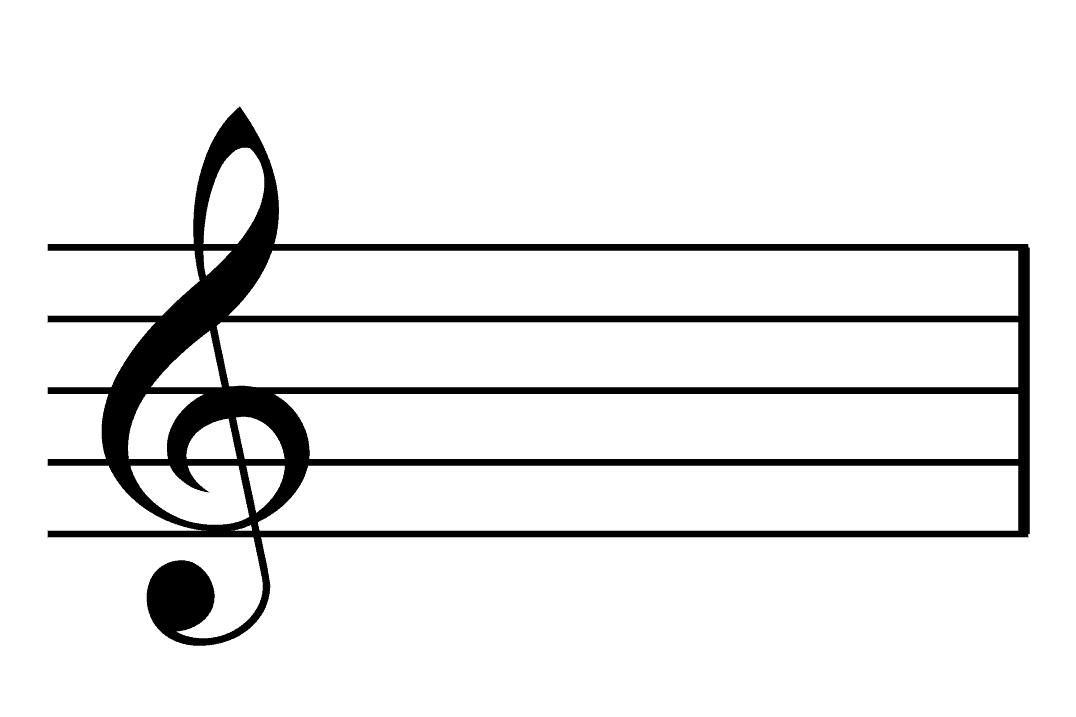
#> input picture treble.png, 1076 x 717 px
$ python generate_flashcards.py
#> lines starting #> are read from the running program, lines starting #| are printed output that depends on the picture
#!/usr/bin/env python3
"""
Musical Note Flashcard Generator
Creates printable flashcards for learning treble and bass clef notes.
"""

from PIL import Image, ImageDraw, ImageFont
import math
import os

# Constants (all measurements in pixels at 300 DPI)
DPI = 300
MM_TO_INCH = 1 / 25.4

# Flashcard dimensions (unfolded)
# Sized to fit 4x7 = 28 cards on one landscape A4 sheet
CARD_WIDTH_MM = 69  # 34.5mm folded in half
CARD_HEIGHT_MM = 27
CARD_WIDTH = int(CARD_WIDTH_MM * MM_TO_INCH * DPI)
CARD_HEIGHT = int(CARD_HEIGHT_MM * MM_TO_INCH * DPI)

# A4 dimensions (landscape orientation)
A4_WIDTH = int(297 * MM_TO_INCH * DPI)  # 297mm wide (landscape)
A4_HEIGHT = int(210 * MM_TO_INCH * DPI)  # 210mm tall (landscape)

# Print margins (in mm)
MARGIN_MM = 10
MARGIN = int(MARGIN_MM * MM_TO_INCH * DPI)

# Load background images
TREBLE_BG = None
BASS_BG = None

def load_backgrounds():
    """Load and cache the background images."""
    global TREBLE_BG, BASS_BG

    treble_path = "treble.png"
    bass_path = "bass-clef.png"

    def load_and_convert(path):
        """Load image and properly convert to black and white RGB."""
#> called with path = 'treble.png'
        img = Image.open(path)
#> img is the input picture: PIL image 1076x717 P; mean R, G, B, A 0, 0, 0, 21

        # Handle transparency by compositing onto white background
        if img.mode in ('RGBA', 'LA') or (img.mode == 'P' and 'transparency' in img.info):
            # Create white background
            background = Image.new('RGB', img.size, 'white')
#> background: PIL image 1076x717 RGB; every value is 255
            if img.mode == 'P':
                img = img.convert('RGBA')
            # Composite image onto white background
            background.paste(img, mask=img.split()[-1] if img.mode in ('RGBA', 'LA') else None)
            img = background
        else:
            img = img.convert('RGB')

        return img

    if os.path.exists(treble_path):
        TREBLE_BG = load_and_convert(treble_path)
    else:
        print(f"Warning: {treble_path} not found")

    if os.path.exists(bass_path):
        BASS_BG = load_and_convert(bass_path)
#> call 2 of load_and_convert, with path = 'bass-clef.png'
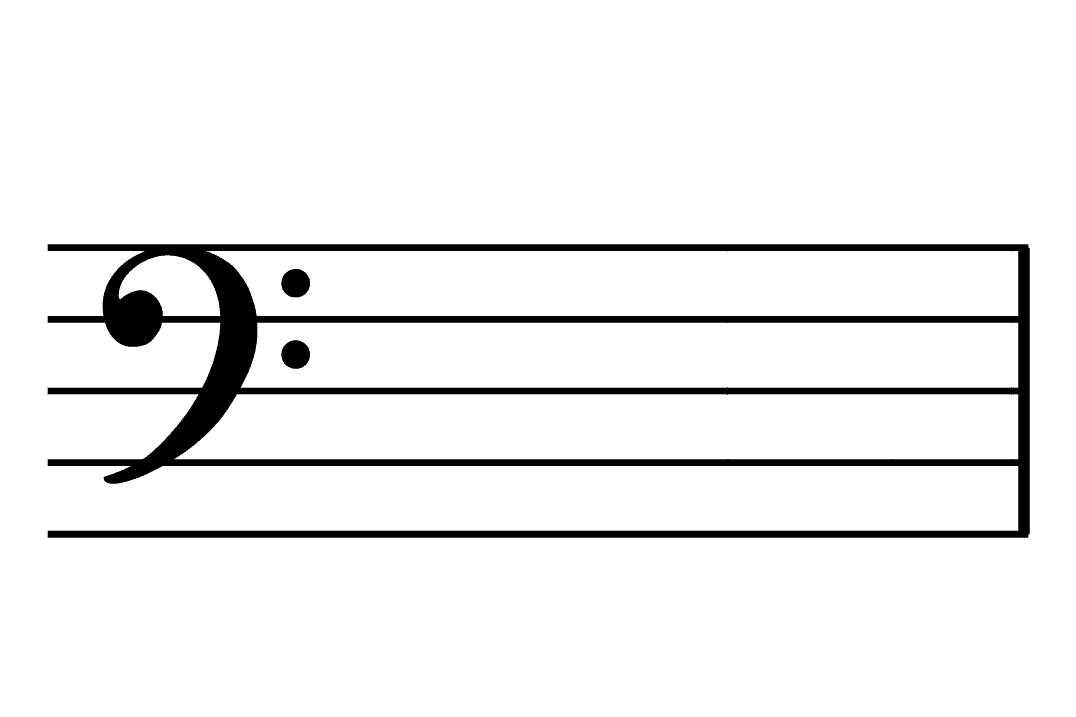
#> input picture bass-clef.png, 1076 x 717 px
#> in load_and_convert, img is the input picture: PIL image 1076x717 P; mean R, G, B, A 66.2, 104.5, 70.9, 16
    else:
        print(f"Warning: {bass_path} not found")


def get_stave_info(bg_image):
    """
    Analyze background image to find stave line positions.
    Returns the pixel positions of the 5 stave lines from top to bottom.
    """
    # The background images have staves with 5 lines
    # We need to detect these lines to properly position notes

    width, height = bg_image.size
    pixels = bg_image.load()

    # Scan vertically in the middle of the image to find black lines
    scan_x = width // 2
    lines = []
    in_line = False
    line_start = 0

    for y in range(height):
        pixel = pixels[scan_x, y]
        # Check if pixel is dark (black line)
        is_dark = sum(pixel[:3]) < 384  # Less than 128 average

        if is_dark and not in_line:
            in_line = True
            line_start = y
        elif not is_dark and in_line:
            in_line = False
            # Store the middle of the line
            lines.append((line_start + y) // 2)

    # We should have 5 lines
    if len(lines) >= 5:
        # Return the 5 most prominent lines
        return lines[:5]

    # Fallback: estimate line positions
    line_spacing = height // 6
    return [line_spacing * (i + 1) for i in range(5)]


def draw_note(draw, x, y, ledger_line=False):
    """Draw a note head (filled ellipse) and optionally a ledger line."""
    note_width = 38
    note_height = 28

    # Draw ledger line if needed
    if ledger_line:
        ledger_x_start = x - 25
        ledger_x_end = x + 25
        draw.line(
            [(ledger_x_start, y), (ledger_x_end, y)],
            fill='black',
            width=2
        )

    # Draw note head
    draw.ellipse(
        [(x - note_width//2, y - note_height//2),
         (x + note_width//2, y + note_height//2)],
        fill='black'
    )

    # Draw stem
    stem_y_start = y
    if(y>CARD_HEIGHT//2):
        stem_x = x + note_width//2
        stem_y_end = y - 80
    else:
        stem_x = x - note_width//2
        stem_y_end = y + 80
    draw.line(
        [(stem_x, stem_y_start), (stem_x, stem_y_end)],
        fill='black',
        width=6
    )


def create_flashcard(note_name, clef_type, position):
    """
    Create a single flashcard image.

    Args:
        note_name: Name of the note (e.g., "C", "D", "E")
        clef_type: "treble" or "bass"
        position: Vertical position (0 = bottom line, increases upward)
                 Negative values are below the stave, positive values above
    """
    img = Image.new('RGB', (CARD_WIDTH, CARD_HEIGHT), 'white')
    draw = ImageDraw.Draw(img)

    # Get the appropriate background image
    bg_image = TREBLE_BG if clef_type == "treble" else BASS_BG

    if bg_image:
        # Resize background to fit the left half of the card
        left_half_width = CARD_WIDTH // 2
        aspect_ratio = bg_image.height / bg_image.width
        new_height = int(left_half_width * aspect_ratio)

        # Center vertically
        if new_height > CARD_HEIGHT:
            new_height = CARD_HEIGHT
            new_width = int(new_height / aspect_ratio)
        else:
            new_width = left_half_width

        bg_resized = bg_image.resize((new_width, new_height), Image.Resampling.LANCZOS)

        # Paste background centered on left half
        paste_x = (left_half_width - new_width) // 2
        paste_y = (CARD_HEIGHT - new_height) // 2
        img.paste(bg_resized, (paste_x, paste_y))

        # Get stave line positions from the resized background
        stave_lines = get_stave_info(bg_resized)

        if len(stave_lines) >= 5:
            # Calculate note position
            # Position 0 = bottom line (line 4, index 4)
            # Position increases going up
            # Even positions = on lines, odd = in spaces

            bottom_line_y = stave_lines[4] + paste_y
            line_spacing = (stave_lines[4] - stave_lines[0]) / 4

            # Calculate y position
            note_y = bottom_line_y - position * (line_spacing / 2)

            # Note x position (right side of stave)
            # note_x = paste_x + new_width - 60
            note_x = CARD_WIDTH / 3.5

            # Determine if we need ledger lines
            needs_ledger = position < -1 or position > 9

            draw_note(draw, note_x, int(note_y), needs_ledger)

    # Draw fold line in the middle (dashed)
    middle_x = CARD_WIDTH // 2
    dash_length = 10
    gap_length = 5
    y = 0
    while y < CARD_HEIGHT:
        draw.line(
            [(middle_x, y), (middle_x, min(y + dash_length, CARD_HEIGHT))],
            fill='gray',
            width=1
        )
        y += dash_length + gap_length

    # RIGHT SIDE: Answer (rotated 180 degrees for flip-over)
    try:
        # Try to use a nice font, fall back to default if not available
        font = ImageFont.truetype("/System/Library/Fonts/Helvetica.ttc", 60)
    except:
        font = ImageFont.load_default()

    # Create text on a temporary image, then rotate it
    text = note_name
    bbox = draw.textbbox((0, 0), text, font=font)
    text_width = bbox[2] - bbox[0]
    text_height = bbox[3] - bbox[1]

    # Create temporary image for text
    text_img = Image.new('RGB', (text_width + 20, text_height + 20), 'white')
    text_draw = ImageDraw.Draw(text_img)
    text_draw.text((10, 10), text, fill='black', font=font)

    # Rotate 180 degrees
    text_img = text_img.rotate(180, expand=False)

    # Calculate position to center on right half
    text_x = middle_x + (CARD_WIDTH // 2 - text_img.width) // 2
    text_y = (CARD_HEIGHT - text_img.height) // 2

    # Paste the rotated text
    img.paste(text_img, (text_x, text_y))

    # Draw border (cut line) around the card
    draw.rectangle(
        [(0, 0), (CARD_WIDTH - 1, CARD_HEIGHT - 1)],
        outline='black',
        width=2
    )

    return img


# Note definitions
# Position values: 0 = bottom line, increases by 1 for each line/space going up
# Even numbers = lines, odd numbers = spaces

TREBLE_NOTES = [
    # Below stave
    ("C", -2),  # C below stave
    ("D", -1),  # D below stave
    # On stave
    ("E", 0),   # Bottom line
    ("F", 1),   # First space
    ("G", 2),   # Second line
    ("A", 3),   # Second space
    ("B", 4),   # Middle line
    ("C", 5),   # Third space
    ("D", 6),   # Fourth line
    ("E", 7),   # Fourth space
    ("F", 8),   # Top line
    # Above stave
    ("G", 9),   # Above stave
    ("A", 10),  # Above stave
]

BASS_NOTES = [
    # Below stave
    ("E", -2),  # E below stave
    ("F", -1),  # F below stave
    # On stave
    ("G", 0),   # Bottom line
    ("A", 1),   # First space
    ("B", 2),   # Second line
    ("C", 3),   # Second space
    ("D", 4),   # Middle line
    ("E", 5),   # Third space
    ("F", 6),   # Fourth line
    ("G", 7),   # Fourth space
    ("A", 8),   # Top line
    # Above stave
    ("B", 9),   # Above stave
    ("C", 10),  # Above stave
]


def arrange_on_a4(flashcards):
    """Arrange flashcards on A4 sheets with margins."""
    # Calculate printable area (after margins)
    printable_width = A4_WIDTH - (2 * MARGIN)
    printable_height = A4_HEIGHT - (2 * MARGIN)

    # Calculate how many cards fit on one sheet
    cards_per_row = printable_width // CARD_WIDTH
    cards_per_col = printable_height // CARD_HEIGHT
    cards_per_sheet = cards_per_row * cards_per_col

    print(f"Cards per sheet: {cards_per_sheet} ({cards_per_row} x {cards_per_col})")
    print(f"Print margin: {MARGIN_MM}mm on each side")

    sheets = []
    for sheet_num in range(0, len(flashcards), cards_per_sheet):
        sheet = Image.new('RGB', (A4_WIDTH, A4_HEIGHT), 'white')

        cards_on_sheet = flashcards[sheet_num:sheet_num + cards_per_sheet]

        for idx, card in enumerate(cards_on_sheet):
            row = idx // cards_per_row
            col = idx % cards_per_row

            # Add margin offset to position
            x = MARGIN + (col * CARD_WIDTH)
            y = MARGIN + (row * CARD_HEIGHT)

            sheet.paste(card, (x, y))

        sheets.append(sheet)

    return sheets


def main():
    """Generate all flashcards and arrange them on A4 sheets."""
    print("Generating musical note flashcards...")

    # Load background images
    load_backgrounds()

    flashcards = []

    # Generate treble clef cards
    print(f"Creating {len(TREBLE_NOTES)} treble clef flashcards...")
    for note_name, position in TREBLE_NOTES:
        card = create_flashcard(note_name, "treble", position)
        flashcards.append(card)
#> this loop made 13 passes
#> (note_y in create_flashcard, bbox in create_flashcard, text_width in create_flashcard, text_height in create_flashcard) on passes 1 to 12: (252.2, (0, 11, 42, 57), 42, 46), (238.6, (0, 12, 46, 56), 46, 44), (225, (0, 12, 38, 56), 38, 44), (211.4, (0, 12, 35, 56), 35, 44), (197.8, (0, 11, 47, 57), 47, 46), (184.1, (0, 12, 41, 56), 41, 44), (170.5, (0, 12, 41, 56), 41, 44), (156.9, (0, 11, 42, 57), 42, 46), (143.2, (0, 12, 46, 56), 46, 44), (129.6, (0, 12, 38, 56), 38, 44), (116, (0, 12, 35, 56), 35, 44), (102.4, (0, 11, 47, 57), 47, 46)
#> pass 1, in create_flashcard, `bg_resized = bg_image.resize((new_width, new_height), Image.Resampling..`:
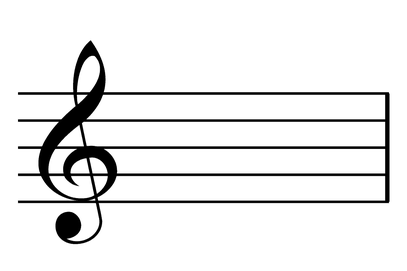
#> bg_resized: PIL image 407x271 RGB; min 0, max 255, mean 234
#> pass 1, in create_flashcard, `text_img = text_img.rotate(180, expand=False)`:
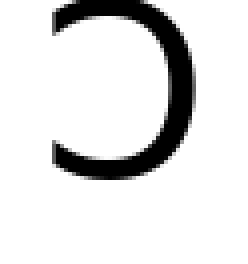
#> text_img: PIL image 62x66 RGB (shown 4 times larger); min 0, max 255, mean 224.5
#> after the loop, flashcards = 13 items

    # Generate bass clef cards
    print(f"Creating {len(BASS_NOTES)} bass clef flashcards...")
    for note_name, position in BASS_NOTES:
        card = create_flashcard(note_name, "bass", position)
        flashcards.append(card)
#> this loop made 13 passes
#> (note_y in create_flashcard, bbox in create_flashcard, text_width in create_flashcard, text_height in create_flashcard) on passes 1 to 12: (252.2, (0, 12, 38, 56), 38, 44), (238.6, (0, 12, 35, 56), 35, 44), (225, (0, 11, 47, 57), 47, 46), (211.4, (0, 12, 41, 56), 41, 44), (197.8, (0, 12, 41, 56), 41, 44), (184.1, (0, 11, 42, 57), 42, 46), (170.5, (0, 12, 46, 56), 46, 44), (156.9, (0, 12, 38, 56), 38, 44), (143.2, (0, 12, 35, 56), 35, 44), (129.6, (0, 11, 47, 57), 47, 46), (116, (0, 12, 41, 56), 41, 44), (102.4, (0, 12, 41, 56), 41, 44)
#> pass 1, in create_flashcard (call 14), `bg_resized = bg_image.resize((new_width, new_height), Image.Resampling..`:
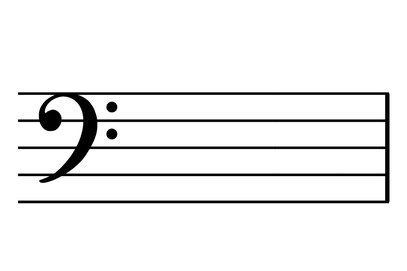
#> bg_resized: PIL image 407x271 RGB; min 0, max 255, mean 239
#> pass 1, in create_flashcard (call 14), `text_img = text_img.rotate(180, expand=False)`:
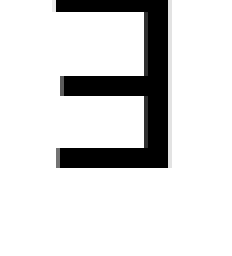
#> text_img: PIL image 58x64 RGB (shown 4 times larger); min 0, max 255, mean 218.7
#> pass 1, in main, `card = create_flashcard(note_name, "bass", position)`:
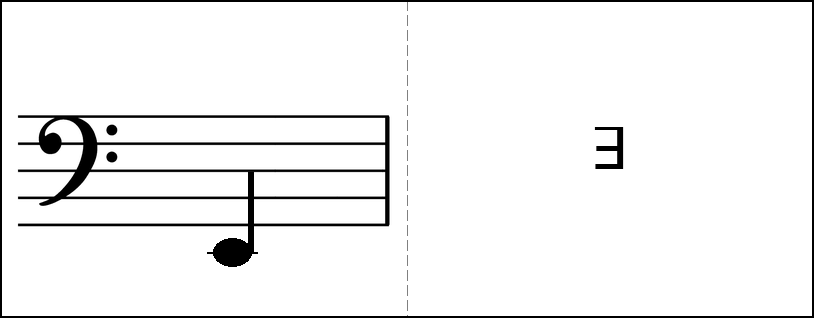
#> card: PIL image 814x318 RGB; min 0, max 255, mean 241.8
#> after the loop, flashcards = 26 items

    print(f"\nTotal flashcards: {len(flashcards)}")
#| Total flashcards: 26

    # Arrange on A4 sheets
    print("\nArranging flashcards on A4 sheets...")
    sheets = arrange_on_a4(flashcards)
#> the loop in arrange_on_a4, `for sheet_num in range(0, len(flashcards), cards_per_sheet):` made 1 pass
#> after the loop in arrange_on_a4, `for sheet_num in range(0, len(flashcards), cards_per_sheet):`:
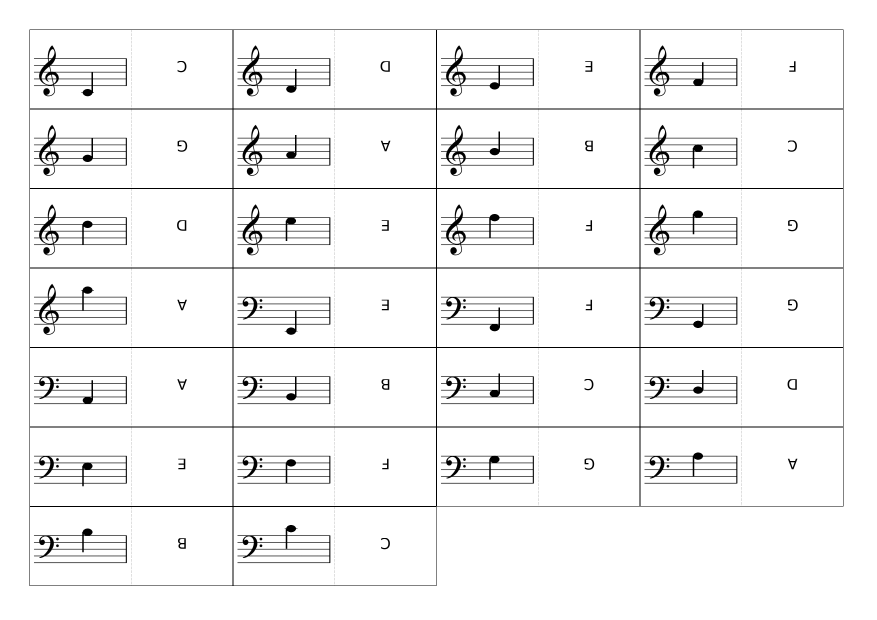
#> sheet: PIL image 3507x2480 RGB (shown at 1/4 size); min 0, max 255, mean 244
#> after the loop in arrange_on_a4, `for sheet_num in range(0, len(flashcards), cards_per_sheet):`: sheets = 1 item
#> sheets = 1 item

    # Save sheets
    print(f"\nSaving {len(sheets)} A4 sheet(s)...")
#> (printed output is left out)
    for idx, sheet in enumerate(sheets, 1):
        filename = f"flashcards_sheet_{idx}.png"
        sheet.save(filename, dpi=(DPI, DPI))
        print(f"Saved: {filename}")
#> this loop made 1 pass
#> (idx, filename) on pass 1: (1, 'flashcards_sheet_1.png')
#| Saved: flashcards_sheet_1.png

    print("\nDone! Print the sheet(s) in landscape orientation and cut/fold each card along the center line.")
    print("Each card is 69mm x 27mm (folds to 34.5mm x 27mm).")


if __name__ == "__main__":
    main()
